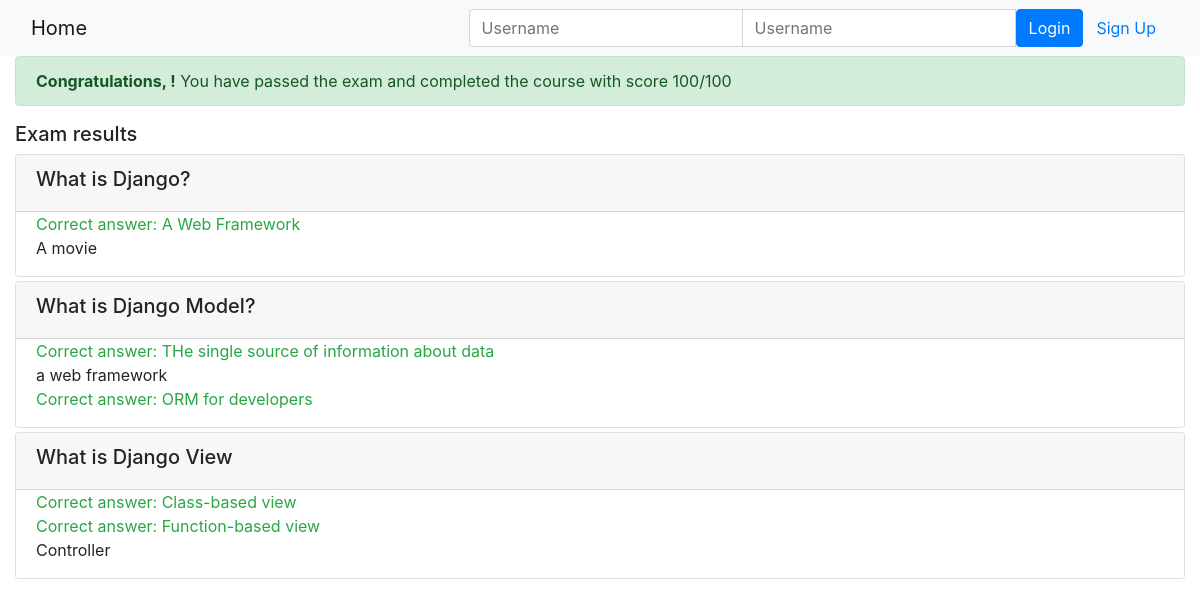
/onlinecourse/1/submission/1/result/, run on the app's committed database.
### onlinecourse/models.py (models this page shows)
class Question(models.Model):
    course = models.ForeignKey(Course, on_delete=models.CASCADE)
    text = models.CharField(max_length=200, default="question")
    grade = models.FloatField(default=0)
    def is_get_score(self, selected):
        all_answers = set(self.choice_set.all())
        correct_answers = set(self.choice_set.filter(is_correct=True))
        if correct_answers == all_answers.intersection(selected):
            return True
        else:
            return False

class Choice(models.Model):
    question = models.ForeignKey(Question, on_delete=models.CASCADE)
    text = models.CharField(max_length=200, default='choice')
    is_correct = models.BooleanField(default=False)

### onlinecourse/views.py (the view)
def show_exam_result(request, course_id, submission_id):
    course = get_object_or_404(Course, pk=course_id)
    submission = get_object_or_404(Submission, pk=submission_id)
    submitted_choices = submission.choices.all()
    questions = course.question_set.all()
    total = sum([q.grade for q in questions])
    achieved = 0
    for question in questions:
        if question.is_get_score(submitted_choices):
            achieved += question.grade
    grade = round(achieved / total * 100)
    context = {}
    context["course"] = course
    context["submitted_choices"] = submitted_choices
    context["grade"] = grade
    return render(request, "onlinecourse/exam_result_bootstrap.html", context)

### onlinecourse/templates/onlinecourse/exam_result_bootstrap.html (shortened to what this page needs)
<!DOCTYPE html>
<html lang="en">
<head>
    {% load static %}
    <link rel="stylesheet" href="https://maxcdn.bootstrapcdn.com/bootstrap/4.5.2/css/bootstrap.min.css">
</head>
<body>
    <nav class="navbar navbar-light bg-light">
        <div class="container-fluid">
            <div class="navbar-header">
                <a class="navbar-brand" href="{% url 'onlinecourse:index' %}">Home</a>
            </div>
            <ul class="nav navbar-nav navbar-right">
                {% if user.is_authenticated %}
                <li>
                    <a class="btn btn-link" href="#">{{ user.first_name }}({{ user.username }})</a>
                    <a class="btn btn-link" href="{% url 'onlinecourse:logout' %}">Logout</a>
                </li>
                {% else %}
                <li>
                    <form class="form-inline" action="{% url 'onlinecourse:login' %}" method="post">
                        <div class="input-group">
                            <input type="text" class="form-control" placeholder="Username" name="username">
                            <input type="password" class="form-control" placeholder="Username" name="psw">
                            <button class="btn btn-primary" type="submit">Login</button>
                            <a class="btn btn-link" href="{% url 'onlinecourse:registration' %}">Sign Up</a>
                        </div>
                    </form>
                </li>
                {% endif %}
            </ul>
        </div>
    </nav>
    <div class="container-fluid">
        {% if grade > 80 %}
        <div class="alert alert-success">
            <b>Congratulations, {{ user.first_name }}!</b>
            You have passed the exam and completed the course with score {{ grade }}/100
        </div>
        {% else %}
        <div class="alert alert-danger">
            <b>Failed</b>
            Sorry, {{ user.first_name }}! You have failed the exam with score {{ grade }}/100
        </div>
        <a class="btn btn-link text-danger" href="{% url 'onlinecourse:course_details' course.id %}">Re-test</a>
        {% endif %}
        <div class="card-columns-vertical mt-1">
            <h5 class="">Exam results</h5>
            {% for question in course.question_set.all %}
            <div class="card mt-1">
                <div class="card-header">
                    <h5>{{ question.text }}</h5>
                </div>
                <div class="form-group">
                    {% for choice in question.choice_set.all %}
                    <div class="form-check">
                        {% if choice in submitted_choices and choice.is_correct %}
                        <label class="form-check-label text-success">
                            Correct answer: {{ choice.text }}
                        </label>
                        {% elif choice in submitted_choices and not choice.is_correct %}
                        <label class="form-check-label text-danger">
                            Incorrect answer: {{ choice.text }}
                        </label>
                        {% elif choice not in submitted_choices and choice.is_correct %}
                        <label class="form-check-label text-warning">
                            Not selected: {{ choice.text }}
                        </label>
                        {% else %}
                        <label class="form-check-label text-succes">
                            {{ choice.text }}
                        </label>
                        {% endif %}
                    </div>
                    {% endfor %}
                </div>
            </div>
            {% endfor %}
        </div>
    </div>
</body>
</html>

### data on the page
Question: text "What is Django?"
Choice: text "A Web Framework"
Choice: text "A movie"
Question: text "What is Django Model?"
Choice: text "THe single source of information about data"
Choice: text "a web framework"
Choice: text "ORM for developers"
Question: text "What is Django View"
Choice: text "Class-based view"
Choice: text "Function-based view"
Choice: text "Controller"

### other printed values
{{ grade }} "100"
